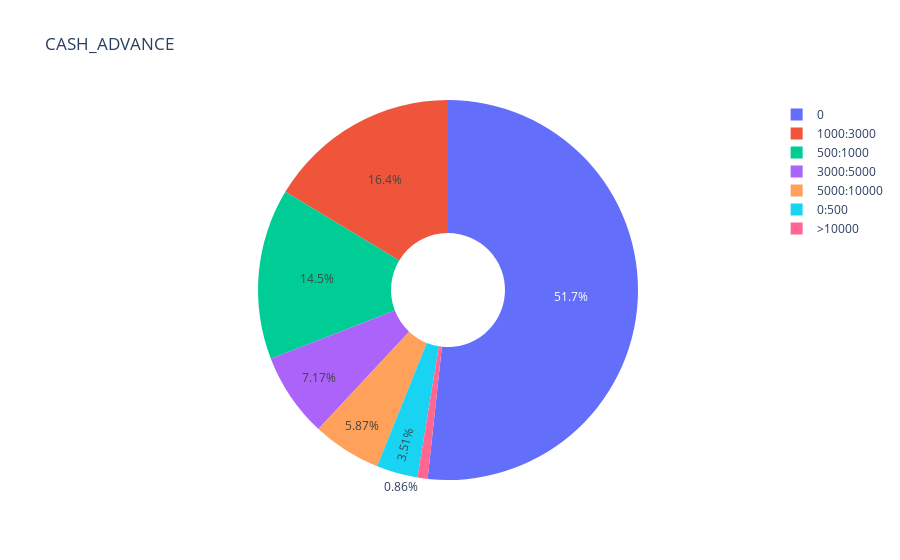

The notebook cell saved with this chart:
### Code cell
fig = go.Figure(data=[go.Pie(labels=labels, values=data.CASH_ADVANCE_RANGE.value_counts(sort=False),hole = .3)])
fig.layout.update(title='CASH_ADVANCE')
iplot(fig)
plotly.offline.plot(fig,filename='pie_cash_balance.html',config={'displayModeBar': False})

### Figure 1 — Plotly figure (JSON) as saved in the notebook; plotly's stock layout.template omitted (floating-point values rounded to 4 significant figures)
{"data": [{"hole": 0.3, "labels": ["0", "0:500", "500:1000", "1000:3000", "3000:5000", "5000:10000", ">10000"], "type": "pie", "values": [4628, 314, 1300, 1464, 642, 525, 77]}], "layout": {"title": {"text": "CASH_ADVANCE"}}}
